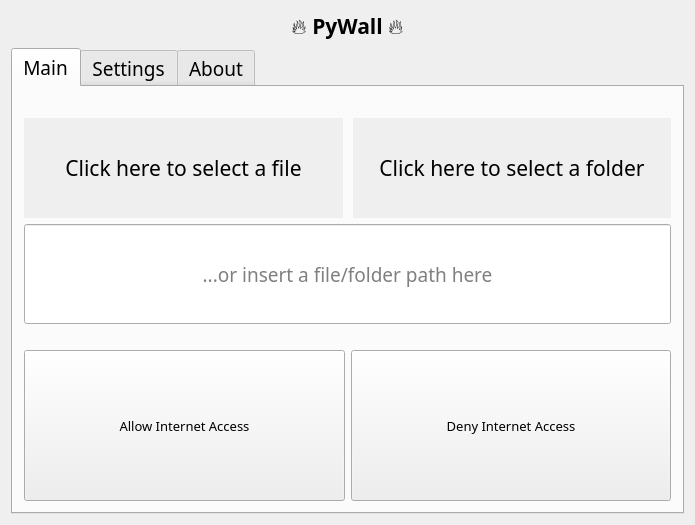
<?xml version="1.0" encoding="UTF-8"?>
<ui version="4.0">
 <class>Main</class>
 <widget class="QMainWindow" name="Main">
  <property name="geometry">
   <rect>
    <x>0</x>
    <y>0</y>
    <width>695</width>
    <height>513</height>
   </rect>
  </property>
  <property name="baseSize">
   <size>
    <width>676</width>
    <height>473</height>
   </size>
  </property>
  <property name="font">
   <font>
    <family>Montserrat</family>
    <pointsize>14</pointsize>
   </font>
  </property>
  <property name="windowTitle">
   <string>PyWall</string>
  </property>
  <property name="styleSheet">
   <string notr="true"/>
  </property>
  <widget class="QWidget" name="centralWidget">
   <layout class="QGridLayout" name="gridLayout_2">
    <item row="1" column="0">
     <widget class="QTabWidget" name="tabWidget">
      <property name="currentIndex">
       <number>0</number>
      </property>
      <property name="tabBarAutoHide">
       <bool>true</bool>
      </property>
      <widget class="QWidget" name="main">
       <attribute name="title">
        <string>Main</string>
       </attribute>
       <layout class="QGridLayout" name="gridLayout_3">
        <item row="3" column="0" colspan="2">
         <layout class="QGridLayout" name="dragGrid"/>
        </item>
        <item row="6" column="0">
         <widget class="QPushButton" name="allowAccess">
          <property name="sizePolicy">
           <sizepolicy hsizetype="Expanding" vsizetype="Preferred">
            <horstretch>0</horstretch>
            <verstretch>2</verstretch>
           </sizepolicy>
          </property>
          <property name="font">
           <font>
            <family>Montserrat</family>
            <pointsize>10</pointsize>
           </font>
          </property>
          <property name="text">
           <string>Allow Internet Access</string>
          </property>
         </widget>
        </item>
        <item row="4" column="0" colspan="2">
         <widget class="QLineEdit" name="pathLineEdit">
          <property name="sizePolicy">
           <sizepolicy hsizetype="MinimumExpanding" vsizetype="Maximum">
            <horstretch>0</horstretch>
            <verstretch>0</verstretch>
           </sizepolicy>
          </property>
          <property name="minimumSize">
           <size>
            <width>0</width>
            <height>100</height>
           </size>
          </property>
          <property name="sizeIncrement">
           <size>
            <width>0</width>
            <height>0</height>
           </size>
          </property>
          <property name="baseSize">
           <size>
            <width>0</width>
            <height>0</height>
           </size>
          </property>
          <property name="font">
           <font>
            <family>Montserrat</family>
            <pointsize>14</pointsize>
           </font>
          </property>
          <property name="alignment">
           <set>Qt::AlignCenter</set>
          </property>
          <property name="placeholderText">
           <string>...or insert a file/folder path here</string>
          </property>
          <property name="wordWrap" stdset="0">
           <bool>true</bool>
          </property>
         </widget>
        </item>
        <item row="5" column="0" colspan="2">
         <spacer name="horizontalSpacer_5">
          <property name="orientation">
           <enum>Qt::Horizontal</enum>
          </property>
          <property name="sizeHint" stdset="0">
           <size>
            <width>40</width>
            <height>20</height>
           </size>
          </property>
         </spacer>
        </item>
        <item row="0" column="0" colspan="2">
         <spacer name="horizontalSpacer_7">
          <property name="orientation">
           <enum>Qt::Horizontal</enum>
          </property>
          <property name="sizeHint" stdset="0">
           <size>
            <width>40</width>
            <height>20</height>
           </size>
          </property>
         </spacer>
        </item>
        <item row="6" column="1">
         <widget class="QPushButton" name="denyAccess">
          <property name="sizePolicy">
           <sizepolicy hsizetype="Expanding" vsizetype="Preferred">
            <horstretch>0</horstretch>
            <verstretch>1</verstretch>
           </sizepolicy>
          </property>
          <property name="font">
           <font>
            <family>Montserrat</family>
            <pointsize>10</pointsize>
           </font>
          </property>
          <property name="text">
           <string>Deny Internet Access</string>
          </property>
         </widget>
        </item>
        <item row="1" column="0" rowspan="2" colspan="2">
         <layout class="QHBoxLayout" name="horizontalLayout">
          <property name="spacing">
           <number>10</number>
          </property>
          <property name="topMargin">
           <number>0</number>
          </property>
          <property name="bottomMargin">
           <number>0</number>
          </property>
          <item>
           <widget class="QToolButton" name="fileSelect">
            <property name="sizePolicy">
             <sizepolicy hsizetype="Expanding" vsizetype="Expanding">
              <horstretch>0</horstretch>
              <verstretch>0</verstretch>
             </sizepolicy>
            </property>
            <property name="minimumSize">
             <size>
              <width>0</width>
              <height>100</height>
             </size>
            </property>
            <property name="font">
             <font>
              <family>Montserrat</family>
              <pointsize>16</pointsize>
             </font>
            </property>
            <property name="cursor">
             <cursorShape>PointingHandCursor</cursorShape>
            </property>
            <property name="acceptDrops">
             <bool>true</bool>
            </property>
            <property name="layoutDirection">
             <enum>Qt::LeftToRight</enum>
            </property>
            <property name="autoFillBackground">
             <bool>true</bool>
            </property>
            <property name="text">
             <string>Click here to select a file</string>
            </property>
            <property name="toolButtonStyle">
             <enum>Qt::ToolButtonTextUnderIcon</enum>
            </property>
            <property name="autoRaise">
             <bool>true</bool>
            </property>
           </widget>
          </item>
          <item>
           <widget class="QToolButton" name="folderSelect">
            <property name="sizePolicy">
             <sizepolicy hsizetype="Expanding" vsizetype="Expanding">
              <horstretch>0</horstretch>
              <verstretch>0</verstretch>
             </sizepolicy>
            </property>
            <property name="minimumSize">
             <size>
              <width>0</width>
              <height>100</height>
             </size>
            </property>
            <property name="font">
             <font>
              <family>Montserrat</family>
              <pointsize>16</pointsize>
             </font>
            </property>
            <property name="cursor">
             <cursorShape>PointingHandCursor</cursorShape>
            </property>
            <property name="mouseTracking">
             <bool>false</bool>
            </property>
            <property name="acceptDrops">
             <bool>true</bool>
            </property>
            <property name="layoutDirection">
             <enum>Qt::LeftToRight</enum>
            </property>
            <property name="autoFillBackground">
             <bool>true</bool>
            </property>
            <property name="text">
             <string>Click here to select a folder</string>
            </property>
            <property name="toolButtonStyle">
             <enum>Qt::ToolButtonTextUnderIcon</enum>
            </property>
            <property name="autoRaise">
             <bool>true</bool>
            </property>
           </widget>
          </item>
         </layout>
        </item>
       </layout>
      </widget>
      <widget class="QWidget" name="settings">
       <property name="sizePolicy">
        <sizepolicy hsizetype="Expanding" vsizetype="Expanding">
         <horstretch>0</horstretch>
         <verstretch>0</verstretch>
        </sizepolicy>
       </property>
       <attribute name="title">
        <string>Settings</string>
       </attribute>
       <layout class="QGridLayout" name="gridLayout_4">
        <item row="0" column="0">
         <widget class="QTabWidget" name="tabWidget_2">
          <property name="currentIndex">
           <number>0</number>
          </property>
          <widget class="QWidget" name="configUI">
           <property name="sizePolicy">
            <sizepolicy hsizetype="Expanding" vsizetype="Expanding">
             <horstretch>0</horstretch>
             <verstretch>0</verstretch>
            </sizepolicy>
           </property>
           <attribute name="title">
            <string>Config GUI</string>
           </attribute>
           <layout class="QGridLayout" name="gridLayout_6">
            <item row="9" column="1">
             <widget class="QPushButton" name="removeBlacklist">
              <property name="sizePolicy">
               <sizepolicy hsizetype="Expanding" vsizetype="MinimumExpanding">
                <horstretch>0</horstretch>
                <verstretch>0</verstretch>
               </sizepolicy>
              </property>
              <property name="text">
               <string>Remove</string>
              </property>
             </widget>
            </item>
            <item row="7" column="0" colspan="2">
             <spacer name="horizontalSpacer_4">
              <property name="orientation">
               <enum>Qt::Horizontal</enum>
              </property>
              <property name="sizeHint" stdset="0">
               <size>
                <width>40</width>
                <height>20</height>
               </size>
              </property>
             </spacer>
            </item>
            <item row="9" column="0">
             <widget class="QPushButton" name="addBlacklist">
              <property name="sizePolicy">
               <sizepolicy hsizetype="Expanding" vsizetype="MinimumExpanding">
                <horstretch>0</horstretch>
                <verstretch>0</verstretch>
               </sizepolicy>
              </property>
              <property name="text">
               <string>Add</string>
              </property>
             </widget>
            </item>
            <item row="2" column="0" colspan="2">
             <widget class="QPushButton" name="removeShell">
              <property name="sizePolicy">
               <sizepolicy hsizetype="Minimum" vsizetype="MinimumExpanding">
                <horstretch>0</horstretch>
                <verstretch>1</verstretch>
               </sizepolicy>
              </property>
              <property name="toolTip">
               <string>&lt;html&gt;&lt;head/&gt;&lt;body&gt;&lt;p&gt;This will remove the context menu that allows you to easily allow or deny internet access.&lt;/p&gt;&lt;/body&gt;&lt;/html&gt;</string>
              </property>
              <property name="text">
               <string>Remove shell extension</string>
              </property>
             </widget>
            </item>
            <item row="0" column="0" colspan="2">
             <spacer name="horizontalSpacer_9">
              <property name="orientation">
               <enum>Qt::Horizontal</enum>
              </property>
              <property name="sizeHint" stdset="0">
               <size>
                <width>40</width>
                <height>20</height>
               </size>
              </property>
             </spacer>
            </item>
            <item row="9" column="4">
             <widget class="QPushButton" name="removeTypes">
              <property name="sizePolicy">
               <sizepolicy hsizetype="Expanding" vsizetype="MinimumExpanding">
                <horstretch>0</horstretch>
                <verstretch>0</verstretch>
               </sizepolicy>
              </property>
              <property name="text">
               <string>Remove</string>
              </property>
             </widget>
            </item>
            <item row="3" column="0" colspan="2">
             <spacer name="horizontalSpacer">
              <property name="orientation">
               <enum>Qt::Horizontal</enum>
              </property>
              <property name="sizeHint" stdset="0">
               <size>
                <width>40</width>
                <height>20</height>
               </size>
              </property>
             </spacer>
            </item>
            <item row="9" column="3">
             <widget class="QPushButton" name="addTypes">
              <property name="sizePolicy">
               <sizepolicy hsizetype="Expanding" vsizetype="MinimumExpanding">
                <horstretch>0</horstretch>
                <verstretch>2</verstretch>
               </sizepolicy>
              </property>
              <property name="text">
               <string>Add</string>
              </property>
             </widget>
            </item>
            <item row="5" column="0" colspan="2">
             <spacer name="horizontalSpacer_8">
              <property name="orientation">
               <enum>Qt::Horizontal</enum>
              </property>
              <property name="sizeHint" stdset="0">
               <size>
                <width>40</width>
                <height>20</height>
               </size>
              </property>
             </spacer>
            </item>
            <item row="6" column="3" colspan="2">
             <widget class="QLineEdit" name="typesLineEdit">
              <property name="sizePolicy">
               <sizepolicy hsizetype="Expanding" vsizetype="Expanding">
                <horstretch>0</horstretch>
                <verstretch>0</verstretch>
               </sizepolicy>
              </property>
              <property name="font">
               <font>
                <family>Montserrat</family>
                <pointsize>14</pointsize>
               </font>
              </property>
              <property name="toolTip">
               <string>&lt;html&gt;&lt;head/&gt;&lt;body&gt;&lt;p&gt;All accepted file suffixes that the program will look for, for example &amp;quot;.exe&amp;quot;.&lt;/p&gt;&lt;/body&gt;&lt;/html&gt;</string>
              </property>
              <property name="inputMethodHints">
               <set>Qt::ImhNone</set>
              </property>
              <property name="text">
               <string/>
              </property>
              <property name="alignment">
               <set>Qt::AlignCenter</set>
              </property>
              <property name="placeholderText">
               <string>Accepted file types</string>
              </property>
             </widget>
            </item>
            <item row="1" column="2" rowspan="9">
             <spacer name="verticalSpacer">
              <property name="orientation">
               <enum>Qt::Vertical</enum>
              </property>
              <property name="sizeHint" stdset="0">
               <size>
                <width>20</width>
                <height>40</height>
               </size>
              </property>
             </spacer>
            </item>
            <item row="6" column="0" colspan="2">
             <widget class="QLineEdit" name="blacklistLineEdit">
              <property name="sizePolicy">
               <sizepolicy hsizetype="Expanding" vsizetype="Expanding">
                <horstretch>0</horstretch>
                <verstretch>4</verstretch>
               </sizepolicy>
              </property>
              <property name="font">
               <font>
                <family>Montserrat</family>
                <pointsize>14</pointsize>
               </font>
              </property>
              <property name="toolTip">
               <string>&lt;html&gt;&lt;head/&gt;&lt;body&gt;&lt;p&gt;The program will ignore files whose names are on this list.&lt;/p&gt;&lt;/body&gt;&lt;/html&gt;</string>
              </property>
              <property name="inputMethodHints">
               <set>Qt::ImhNone</set>
              </property>
              <property name="text">
               <string/>
              </property>
              <property name="alignment">
               <set>Qt::AlignCenter</set>
              </property>
              <property name="placeholderText">
               <string>Ignored filenames</string>
              </property>
             </widget>
            </item>
            <item row="1" column="3" colspan="2">
             <widget class="QComboBox" name="themeComboBox">
              <property name="sizePolicy">
               <sizepolicy hsizetype="Preferred" vsizetype="MinimumExpanding">
                <horstretch>0</horstretch>
                <verstretch>0</verstretch>
               </sizepolicy>
              </property>
              <property name="font">
               <font>
                <family>Montserrat</family>
                <pointsize>14</pointsize>
               </font>
              </property>
              <property name="editable">
               <bool>false</bool>
              </property>
              <property name="sizeAdjustPolicy">
               <enum>QComboBox::AdjustToContents</enum>
              </property>
             </widget>
            </item>
            <item row="1" column="0" colspan="2">
             <widget class="QPushButton" name="installShell">
              <property name="sizePolicy">
               <sizepolicy hsizetype="Minimum" vsizetype="MinimumExpanding">
                <horstretch>0</horstretch>
                <verstretch>1</verstretch>
               </sizepolicy>
              </property>
              <property name="toolTip">
               <string>&lt;html&gt;&lt;head/&gt;&lt;body&gt;&lt;p&gt;This will create a context menu to easily block or allow internet access.&lt;/p&gt;&lt;/body&gt;&lt;/html&gt;</string>
              </property>
              <property name="text">
               <string>Install shell extension</string>
              </property>
             </widget>
            </item>
            <item row="2" column="3" colspan="2">
             <widget class="QPushButton" name="selectTheme">
              <property name="sizePolicy">
               <sizepolicy hsizetype="Minimum" vsizetype="MinimumExpanding">
                <horstretch>0</horstretch>
                <verstretch>0</verstretch>
               </sizepolicy>
              </property>
              <property name="text">
               <string>Select Theme</string>
              </property>
             </widget>
            </item>
            <item row="4" column="3">
             <widget class="QCheckBox" name="actionlogCheckbox">
              <property name="font">
               <font>
                <family>Montserrat</family>
                <pointsize>14</pointsize>
               </font>
              </property>
              <property name="toolTip">
               <string>Create logs for most actions taken by the program</string>
              </property>
              <property name="text">
               <string>Log actions</string>
              </property>
             </widget>
            </item>
            <item row="4" column="4">
             <widget class="QCheckBox" name="exceptionlogCheckbox">
              <property name="font">
               <font>
                <family>Montserrat</family>
                <pointsize>14</pointsize>
               </font>
              </property>
              <property name="toolTip">
               <string>Create logs on any exceptions that may occur</string>
              </property>
              <property name="text">
               <string>Log exceptions</string>
              </property>
             </widget>
            </item>
            <item row="4" column="0" colspan="2">
             <widget class="QCheckBox" name="recursiveCheckbox">
              <property name="font">
               <font>
                <family>Montserrat</family>
                <pointsize>14</pointsize>
               </font>
              </property>
              <property name="toolTip">
               <string>Search selected folder recursively</string>
              </property>
              <property name="text">
               <string>Search sub-folders</string>
              </property>
             </widget>
            </item>
           </layout>
          </widget>
          <widget class="QWidget" name="configFile">
           <property name="sizePolicy">
            <sizepolicy hsizetype="Expanding" vsizetype="Expanding">
             <horstretch>0</horstretch>
             <verstretch>0</verstretch>
            </sizepolicy>
           </property>
           <attribute name="title">
            <string>Config File</string>
           </attribute>
           <layout class="QGridLayout" name="gridLayout_5">
            <item row="1" column="0">
             <widget class="QPushButton" name="refreshButton">
              <property name="text">
               <string>Refresh</string>
              </property>
             </widget>
            </item>
            <item row="1" column="2">
             <widget class="QPushButton" name="openConfigButton">
              <property name="text">
               <string>Open config file</string>
              </property>
             </widget>
            </item>
            <item row="0" column="0" colspan="3">
             <widget class="QTextEdit" name="configFileBrowser">
              <property name="enabled">
               <bool>true</bool>
              </property>
              <property name="font">
               <font>
                <family>Montserrat</family>
                <pointsize>12</pointsize>
               </font>
              </property>
              <property name="sizeAdjustPolicy">
               <enum>QAbstractScrollArea::AdjustToContents</enum>
              </property>
             </widget>
            </item>
            <item row="1" column="1">
             <widget class="QPushButton" name="saveButton">
              <property name="text">
               <string>Save Changes</string>
              </property>
             </widget>
            </item>
           </layout>
          </widget>
         </widget>
        </item>
       </layout>
      </widget>
      <widget class="QWidget" name="about">
       <attribute name="title">
        <string>About</string>
       </attribute>
       <layout class="QGridLayout" name="gridLayout_8">
        <item row="0" column="2">
         <layout class="QGridLayout" name="gridLayout">
          <property name="sizeConstraint">
           <enum>QLayout::SetMinimumSize</enum>
          </property>
          <item row="0" column="0">
           <widget class="QLabel" name="image">
            <property name="sizePolicy">
             <sizepolicy hsizetype="Preferred" vsizetype="Preferred">
              <horstretch>4</horstretch>
              <verstretch>3</verstretch>
             </sizepolicy>
            </property>
            <property name="minimumSize">
             <size>
              <width>279</width>
              <height>209</height>
             </size>
            </property>
            <property name="maximumSize">
             <size>
              <width>279</width>
              <height>209</height>
             </size>
            </property>
            <property name="sizeIncrement">
             <size>
              <width>1600</width>
              <height>300</height>
             </size>
            </property>
            <property name="baseSize">
             <size>
              <width>400</width>
              <height>300</height>
             </size>
            </property>
            <property name="layoutDirection">
             <enum>Qt::LeftToRight</enum>
            </property>
            <property name="autoFillBackground">
             <bool>true</bool>
            </property>
            <property name="frameShape">
             <enum>QFrame::NoFrame</enum>
            </property>
            <property name="frameShadow">
             <enum>QFrame::Plain</enum>
            </property>
            <property name="text">
             <string/>
            </property>
            <property name="pixmap">
             <pixmap>../../img/forOpenSource.jpg</pixmap>
            </property>
            <property name="scaledContents">
             <bool>true</bool>
            </property>
            <property name="alignment">
             <set>Qt::AlignCenter</set>
            </property>
            <property name="wordWrap">
             <bool>false</bool>
            </property>
            <property name="KeepAspectRatio" stdset="0">
             <bool>true</bool>
            </property>
           </widget>
          </item>
         </layout>
        </item>
        <item row="2" column="2">
         <layout class="QGridLayout" name="gridLayout_11">
          <item row="0" column="0">
           <widget class="QLabel" name="label_5">
            <property name="sizePolicy">
             <sizepolicy hsizetype="Maximum" vsizetype="Maximum">
              <horstretch>0</horstretch>
              <verstretch>0</verstretch>
             </sizepolicy>
            </property>
            <property name="font">
             <font>
              <family>Montserrat</family>
              <pointsize>14</pointsize>
             </font>
            </property>
            <property name="text">
             <string>Developed with ❤ by Yukusai</string>
            </property>
            <property name="alignment">
             <set>Qt::AlignCenter</set>
            </property>
           </widget>
          </item>
         </layout>
        </item>
        <item row="3" column="2">
         <spacer name="horizontalSpacer_10">
          <property name="orientation">
           <enum>Qt::Horizontal</enum>
          </property>
          <property name="sizeHint" stdset="0">
           <size>
            <width>40</width>
            <height>20</height>
           </size>
          </property>
         </spacer>
        </item>
        <item row="3" column="0">
         <spacer name="horizontalSpacer_2">
          <property name="orientation">
           <enum>Qt::Horizontal</enum>
          </property>
          <property name="sizeHint" stdset="0">
           <size>
            <width>40</width>
            <height>20</height>
           </size>
          </property>
         </spacer>
        </item>
        <item row="0" column="1">
         <spacer name="verticalSpacer_2">
          <property name="orientation">
           <enum>Qt::Vertical</enum>
          </property>
          <property name="sizeHint" stdset="0">
           <size>
            <width>20</width>
            <height>40</height>
           </size>
          </property>
         </spacer>
        </item>
        <item row="4" column="0" colspan="3">
         <layout class="QGridLayout" name="gridLayout_9">
          <item row="3" column="0">
           <widget class="QLabel" name="label_8">
            <property name="sizePolicy">
             <sizepolicy hsizetype="Maximum" vsizetype="Maximum">
              <horstretch>0</horstretch>
              <verstretch>0</verstretch>
             </sizepolicy>
            </property>
            <property name="font">
             <font>
              <family>Montserrat</family>
              <pointsize>14</pointsize>
              <stylestrategy>PreferAntialias</stylestrategy>
             </font>
            </property>
            <property name="text">
             <string/>
            </property>
            <property name="pixmap">
             <pixmap>../../img/github.svg</pixmap>
            </property>
            <property name="alignment">
             <set>Qt::AlignCenter</set>
            </property>
           </widget>
          </item>
          <item row="2" column="1">
           <widget class="QLabel" name="label_10">
            <property name="sizePolicy">
             <sizepolicy hsizetype="Minimum" vsizetype="Minimum">
              <horstretch>0</horstretch>
              <verstretch>0</verstretch>
             </sizepolicy>
            </property>
            <property name="font">
             <font>
              <family>Montserrat</family>
              <pointsize>14</pointsize>
              <underline>false</underline>
             </font>
            </property>
            <property name="cursor">
             <cursorShape>PointingHandCursor</cursorShape>
            </property>
            <property name="text">
             <string>&lt;html&gt;&lt;head/&gt;&lt;body&gt;&lt;p&gt;&lt;a href=&quot;https://ko-fi.com/yukusai&quot;&gt;&lt;span style=&quot; text-decoration: underline; color:#007af4;&quot;&gt;Donate&lt;/span&gt;&lt;/a&gt;&lt;/p&gt;&lt;/body&gt;&lt;/html&gt;</string>
            </property>
            <property name="scaledContents">
             <bool>false</bool>
            </property>
            <property name="openExternalLinks">
             <bool>true</bool>
            </property>
            <property name="textInteractionFlags">
             <set>Qt::TextBrowserInteraction</set>
            </property>
           </widget>
          </item>
          <item row="5" column="4">
           <widget class="QLabel" name="label_17">
            <property name="font">
             <font>
              <family>Montserrat</family>
              <pointsize>14</pointsize>
             </font>
            </property>
            <property name="text">
             <string>&lt;html&gt;&lt;head/&gt;&lt;body&gt;&lt;p&gt;&lt;a href=&quot;https://twitter.com/p_yukusai&quot;&gt;&lt;span style=&quot; text-decoration: underline; color:#007af4;&quot;&gt;Twitter&lt;/span&gt;&lt;/a&gt;&lt;/p&gt;&lt;/body&gt;&lt;/html&gt;</string>
            </property>
            <property name="openExternalLinks">
             <bool>true</bool>
            </property>
           </widget>
          </item>
          <item row="1" column="0" colspan="5">
           <widget class="QLabel" name="label_7">
            <property name="sizePolicy">
             <sizepolicy hsizetype="Minimum" vsizetype="Minimum">
              <horstretch>0</horstretch>
              <verstretch>0</verstretch>
             </sizepolicy>
            </property>
            <property name="font">
             <font>
              <family>Montserrat</family>
              <pointsize>15</pointsize>
             </font>
            </property>
            <property name="text">
             <string>Links:</string>
            </property>
            <property name="alignment">
             <set>Qt::AlignCenter</set>
            </property>
           </widget>
          </item>
          <item row="2" column="0">
           <widget class="QLabel" name="label_9">
            <property name="sizePolicy">
             <sizepolicy hsizetype="Maximum" vsizetype="Maximum">
              <horstretch>0</horstretch>
              <verstretch>0</verstretch>
             </sizepolicy>
            </property>
            <property name="font">
             <font>
              <family>Montserrat</family>
              <pointsize>14</pointsize>
             </font>
            </property>
            <property name="text">
             <string/>
            </property>
            <property name="pixmap">
             <pixmap>../../img/cash-coin.svg</pixmap>
            </property>
           </widget>
          </item>
          <item row="2" column="3">
           <widget class="QLabel" name="label_13">
            <property name="sizePolicy">
             <sizepolicy hsizetype="Maximum" vsizetype="Maximum">
              <horstretch>0</horstretch>
              <verstretch>0</verstretch>
             </sizepolicy>
            </property>
            <property name="text">
             <string/>
            </property>
            <property name="pixmap">
             <pixmap>../../img/code-slash.svg</pixmap>
            </property>
           </widget>
          </item>
          <item row="5" column="1">
           <widget class="QLabel" name="label_12">
            <property name="sizePolicy">
             <sizepolicy hsizetype="Minimum" vsizetype="Minimum">
              <horstretch>0</horstretch>
              <verstretch>0</verstretch>
             </sizepolicy>
            </property>
            <property name="font">
             <font>
              <family>Montserrat</family>
              <pointsize>14</pointsize>
             </font>
            </property>
            <property name="text">
             <string>&lt;html&gt;&lt;head/&gt;&lt;body&gt;&lt;p&gt;&lt;a href=&quot;https://www.instagram.com/p_yukusai/&quot;&gt;&lt;span style=&quot; text-decoration: underline; color:#007af4;&quot;&gt;Instagram&lt;/span&gt;&lt;/a&gt;&lt;/p&gt;&lt;/body&gt;&lt;/html&gt;</string>
            </property>
            <property name="openExternalLinks">
             <bool>true</bool>
            </property>
           </widget>
          </item>
          <item row="2" column="4">
           <widget class="QLabel" name="label_16">
            <property name="font">
             <font>
              <family>Montserrat</family>
              <pointsize>14</pointsize>
             </font>
            </property>
            <property name="text">
             <string>&lt;html&gt;&lt;head/&gt;&lt;body&gt;&lt;p&gt;&lt;a href=&quot;https://github.com/p-yukusai/PyWall&quot;&gt;&lt;span style=&quot; text-decoration: underline; color:#007af4;&quot;&gt;Source Code&lt;/span&gt;&lt;/a&gt;&lt;/p&gt;&lt;/body&gt;&lt;/html&gt;</string>
            </property>
            <property name="openExternalLinks">
             <bool>true</bool>
            </property>
           </widget>
          </item>
          <item row="5" column="3">
           <widget class="QLabel" name="label_14">
            <property name="sizePolicy">
             <sizepolicy hsizetype="Maximum" vsizetype="Maximum">
              <horstretch>0</horstretch>
              <verstretch>0</verstretch>
             </sizepolicy>
            </property>
            <property name="text">
             <string/>
            </property>
            <property name="pixmap">
             <pixmap>../../img/twitter.svg</pixmap>
            </property>
           </widget>
          </item>
          <item row="5" column="0">
           <widget class="QLabel" name="label_2">
            <property name="sizePolicy">
             <sizepolicy hsizetype="Maximum" vsizetype="Maximum">
              <horstretch>0</horstretch>
              <verstretch>0</verstretch>
             </sizepolicy>
            </property>
            <property name="font">
             <font>
              <family>Montserrat</family>
              <pointsize>14</pointsize>
             </font>
            </property>
            <property name="text">
             <string/>
            </property>
            <property name="pixmap">
             <pixmap>../../img/instagram.svg</pixmap>
            </property>
           </widget>
          </item>
          <item row="3" column="1">
           <widget class="QLabel" name="label_11">
            <property name="sizePolicy">
             <sizepolicy hsizetype="Minimum" vsizetype="Minimum">
              <horstretch>0</horstretch>
              <verstretch>0</verstretch>
             </sizepolicy>
            </property>
            <property name="font">
             <font>
              <family>Montserrat</family>
              <pointsize>14</pointsize>
             </font>
            </property>
            <property name="text">
             <string>&lt;html&gt;&lt;head/&gt;&lt;body&gt;&lt;p&gt;&lt;a href=&quot;https://github.com/p-yukusai&quot;&gt;&lt;span style=&quot; text-decoration: underline; color:#007af4;&quot;&gt;GitHub&lt;/span&gt;&lt;/a&gt;&lt;/p&gt;&lt;/body&gt;&lt;/html&gt;</string>
            </property>
            <property name="openExternalLinks">
             <bool>true</bool>
            </property>
           </widget>
          </item>
         </layout>
        </item>
        <item row="0" column="0" rowspan="3">
         <layout class="QGridLayout" name="gridLayout_7">
          <item row="2" column="1">
           <widget class="QLabel" name="label_3">
            <property name="sizePolicy">
             <sizepolicy hsizetype="Maximum" vsizetype="Maximum">
              <horstretch>0</horstretch>
              <verstretch>0</verstretch>
             </sizepolicy>
            </property>
            <property name="font">
             <font>
              <family>Montserrat</family>
              <pointsize>14</pointsize>
             </font>
            </property>
            <property name="text">
             <string>PyWall</string>
            </property>
           </widget>
          </item>
          <item row="5" column="0" colspan="3">
           <widget class="QLabel" name="label_6">
            <property name="sizePolicy">
             <sizepolicy hsizetype="Expanding" vsizetype="Maximum">
              <horstretch>0</horstretch>
              <verstretch>0</verstretch>
             </sizepolicy>
            </property>
            <property name="font">
             <font>
              <family>Montserrat</family>
              <pointsize>14</pointsize>
             </font>
            </property>
            <property name="text">
             <string>Licensed under the GPL v.3 License</string>
            </property>
            <property name="alignment">
             <set>Qt::AlignCenter</set>
            </property>
           </widget>
          </item>
          <item row="3" column="0" colspan="3">
           <widget class="QLabel" name="versionLabel">
            <property name="sizePolicy">
             <sizepolicy hsizetype="Expanding" vsizetype="Maximum">
              <horstretch>0</horstretch>
              <verstretch>0</verstretch>
             </sizepolicy>
            </property>
            <property name="font">
             <font>
              <family>Montserrat</family>
              <pointsize>14</pointsize>
             </font>
            </property>
            <property name="text">
             <string>Version: </string>
            </property>
            <property name="alignment">
             <set>Qt::AlignCenter</set>
            </property>
           </widget>
          </item>
          <item row="1" column="1">
           <widget class="QLabel" name="label_4">
            <property name="sizePolicy">
             <sizepolicy hsizetype="Minimum" vsizetype="Fixed">
              <horstretch>0</horstretch>
              <verstretch>0</verstretch>
             </sizepolicy>
            </property>
            <property name="maximumSize">
             <size>
              <width>60</width>
              <height>60</height>
             </size>
            </property>
            <property name="text">
             <string/>
            </property>
            <property name="pixmap">
             <pixmap>../../img/PyWall.svg</pixmap>
            </property>
            <property name="scaledContents">
             <bool>true</bool>
            </property>
           </widget>
          </item>
         </layout>
        </item>
       </layout>
      </widget>
     </widget>
    </item>
    <item row="0" column="0">
     <widget class="QLabel" name="label">
      <property name="font">
       <font>
        <family>Montserrat</family>
        <pointsize>16</pointsize>
       </font>
      </property>
      <property name="text">
       <string>&lt;html&gt;&lt;head/&gt;&lt;body&gt;&lt;p&gt;🔥 &lt;span style=&quot; font-weight:600;&quot;&gt;PyWall &lt;/span&gt;🔥&lt;/p&gt;&lt;/body&gt;&lt;/html&gt;</string>
      </property>
      <property name="alignment">
       <set>Qt::AlignCenter</set>
      </property>
     </widget>
    </item>
   </layout>
  </widget>
 </widget>
 <layoutdefault spacing="6" margin="11"/>
 <resources/>
 <connections/>
</ui>
